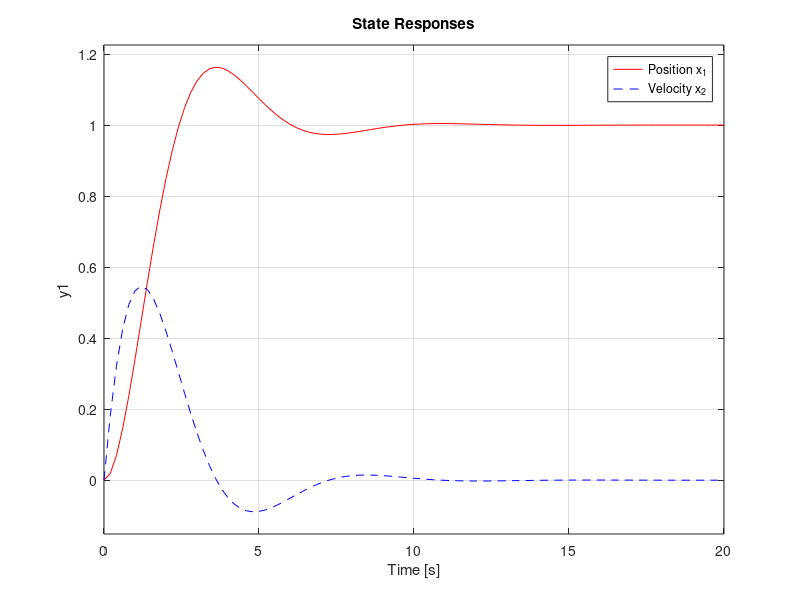

The MATLAB script that drew this image:
clc , clear all ; close all 

%% Mass Spring Damper System 
m = 1 ; b = 1 ; k = 1;

%  -------------------------------- State Space Model ----------------------
A = [0 1;-k/m -b/m]; % System Matrix
B = [0 ; 1]; % Input Matrix
C = [1 0]; % Output Matrix
D = [0]; % Feedback Matrix

%% --------------------------- Visualizing the States one-by-one --------------------

% There are two states:
%1. Position(x1)
%2. Velocity(x2/x1dot)

C_position = [1 0]; % Output is only x1(Position)
sys_position = ss(A,B,C_position,D);

C_velocity = [0 1]; % Output is only x2(Velocity)
sys_velocity = ss(A,B,C_velocity,D);


figure

step(sys_position,'r')
hold on
step(sys_velocity,'b--')

grid on
legend('Position x_1','Velocity x_2','Location','best')
title('State Responses')
